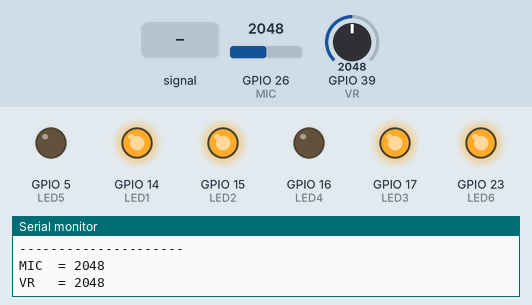
The sketch below on a simulated ESP32. On the bench: output pins drawn as LEDs (lit = HIGH), the last lines printed to the serial monitor. Dashed ring = blinking. The inputs (shaded band) are chosen by the test bench; at power-on: GPIO 39 (VR) = 2048, GPIO 26 (MIC) = 2048.

Above: at 2.6 s.
2.7 s: GPIO 26 (MIC) fed a 200 Hz sine of ±1842 counts around its level
At 3.05 s:
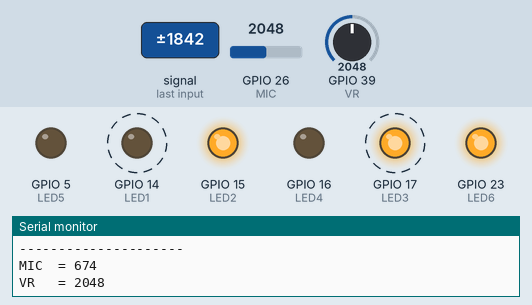
5.7 s: GPIO 39 (VR) set to 1571
8.7 s: GPIO 39 (VR) set to 1450
At 9.9 s:
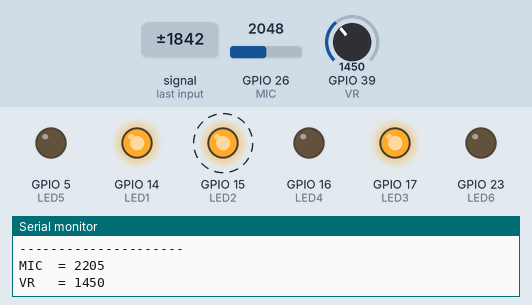
11.7 s: GPIO 39 (VR) set to 2866
At 12.5 s:
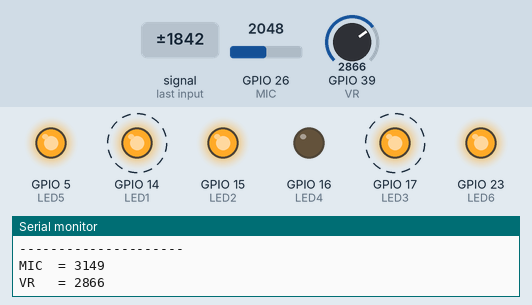
14.7 s: GPIO 26 (MIC) set to 1460
At 15.7 s:
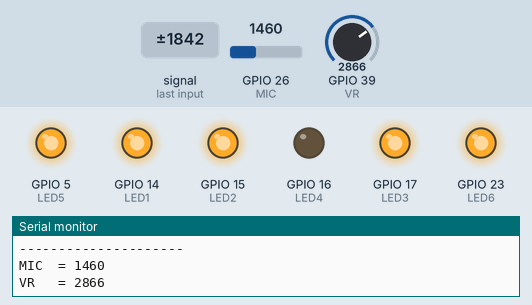
16.2 s: GPIO 26 (MIC) set to 1013
17.7 s: GPIO 26 (MIC) set to 889
At 18.6 s:
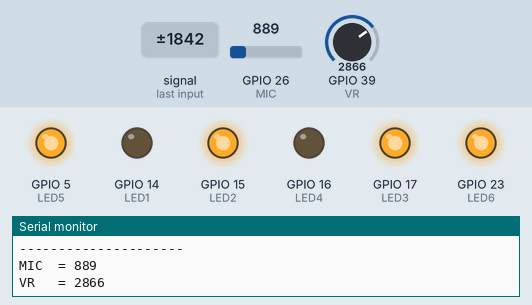
Timing chart, 0 to 20.2 s (numbered marks = the images above; inputs shaded):
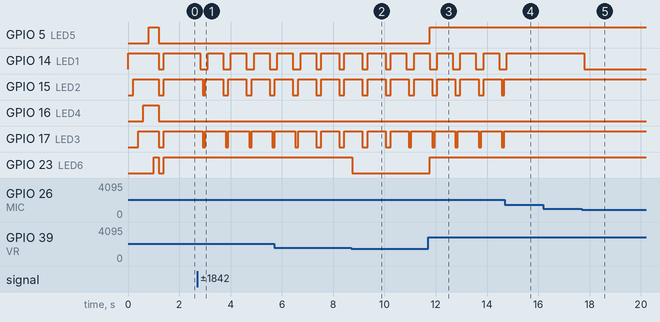

The sketch:

ESP32_Sound_Level_Meter.ino
```cpp
// (licence header left out)
// LED4-6:VR level display
// LED1-3:MIC sound pressure level display

#define LED1              14            // D6  IO14
#define LED2              15            // D7  IO15
#define LED3              17            // D8  IO17
#define LED4              16            // D9  IO16
#define LED5              5             // D10 IO5
#define LED6              23            // D11 IO23
#define MIC               26            // A2  IO26
#define VR                39            // A3  IO39

unsigned int dataVR;
unsigned int dataMic;

//-----------------------------------------------
// Get VR and MIC data
//-----------------------------------------------
void getSensorData(){
    dataVR = analogRead(VR);
    dataMic = analogRead(MIC);

    Serial.println("---------------------");
    Serial.print("MIC  = ");
    Serial.println(dataMic,DEC);
    Serial.print("VR   = ");
    Serial.println(dataVR,DEC);
}

//-----------------------------------------------
// Turn the LEDs on and off according to the VR and MIC values.
//-----------------------------------------------
void dispSensorData(){
    if (dataVR < 1500){
      digitalWrite(LED4,LOW);
      digitalWrite(LED5,LOW);
      digitalWrite(LED6,LOW);
    }
    else if (dataVR >= 1500 && dataVR < 2600){
       digitalWrite(LED4,LOW);
       digitalWrite(LED5,LOW);
       digitalWrite(LED6,HIGH);
    }
    else if (dataVR >= 2600 && dataVR < 3600){
       digitalWrite(LED4,LOW);
       digitalWrite(LED5,HIGH);
       digitalWrite(LED6,HIGH);
    }
    else{
       digitalWrite(LED4,HIGH);
       digitalWrite(LED5,HIGH);
       digitalWrite(LED6,HIGH);
    }

    if (dataMic < 400){
      digitalWrite(LED1,LOW);
      digitalWrite(LED2,LOW);
      digitalWrite(LED3,LOW);
    }
    else if (dataMic >= 400 && dataMic < 600){
      digitalWrite(LED1,LOW);
      digitalWrite(LED2,LOW);
      digitalWrite(LED3,HIGH);
    }
    else if (dataMic >= 600 && dataMic < 950){
      digitalWrite(LED1,LOW);
      digitalWrite(LED2,HIGH);
      digitalWrite(LED3,HIGH);
    }
    else{
      digitalWrite(LED1,HIGH);
      digitalWrite(LED2,HIGH);
      digitalWrite(LED3,HIGH);
    }
}


void setup(){
  Serial.begin(115200);
  Serial.println("start!!");

  pinMode(LED1, OUTPUT);
  digitalWrite(LED1, LOW);
  pinMode(LED2, OUTPUT);
  digitalWrite(LED2, LOW);
  pinMode(LED3, OUTPUT);
  digitalWrite(LED3, LOW);
  pinMode(LED4, OUTPUT);
  digitalWrite(LED4, LOW);
  pinMode(LED5, OUTPUT);
  digitalWrite(LED5, LOW);
  pinMode(LED6, OUTPUT);
  digitalWrite(LED6, LOW);

  pinMode(MIC, INPUT);
  pinMode(VR, INPUT);

  // Startup test(LED)
  digitalWrite(LED1,HIGH);
  delay(200);
  digitalWrite(LED2,HIGH);
  delay(200);
  digitalWrite(LED3,HIGH);
  delay(200);
  digitalWrite(LED4,HIGH);
  delay(200);
  digitalWrite(LED5,HIGH);
  delay(200);
  digitalWrite(LED6,HIGH);
  delay(200);
  digitalWrite(LED1,LOW);
  digitalWrite(LED2,LOW);
  digitalWrite(LED3,LOW);
  digitalWrite(LED4,LOW);
  digitalWrite(LED5,LOW);
  digitalWrite(LED6,LOW);
  delay(200);
}


void loop() {
  getSensorData();
  dispSensorData();
  delay(100);
}
```

Measured:
- the behaviour switches between 1500 and 1499 on GPIO 39 (VR) (found by bisection; images 1 and 2)
- the behaviour switches between 950 and 949 on GPIO 26 (MIC) (found by bisection; images 4 and 5)
- after the input at 2.7 s, GPIO 14 (LED1): alternates HIGH for 0.60 s and LOW for 0.30 s, starting after 0.11 s; GPIO 15 (LED2): HIGH → LOW after 0.21 s, then repeats every 0.91 s: HIGH 0.70 s, LOW 0.20 s; GPIO 17 (LED3): alternates HIGH for 0.80 s and LOW for 0.10 s, starting after 0.21 s
- after the input at 8.7 s, GPIO 23 (LED6): HIGH → LOW at once
- after the input at 11.7 s, GPIO 5 (LED5), GPIO 23 (LED6): LOW → HIGH after 0.06 s
- after the input at 14.7 s, GPIO 14 (LED1): goes on until 14.8 s, then stays HIGH; GPIO 15 (LED2): stays HIGH (without the input it goes to LOW after 0.68 s); GPIO 17 (LED3): stays HIGH (without the input it goes to LOW after 0.78 s)
- after the input at 17.7 s, GPIO 14 (LED1): HIGH → LOW after 0.09 s
